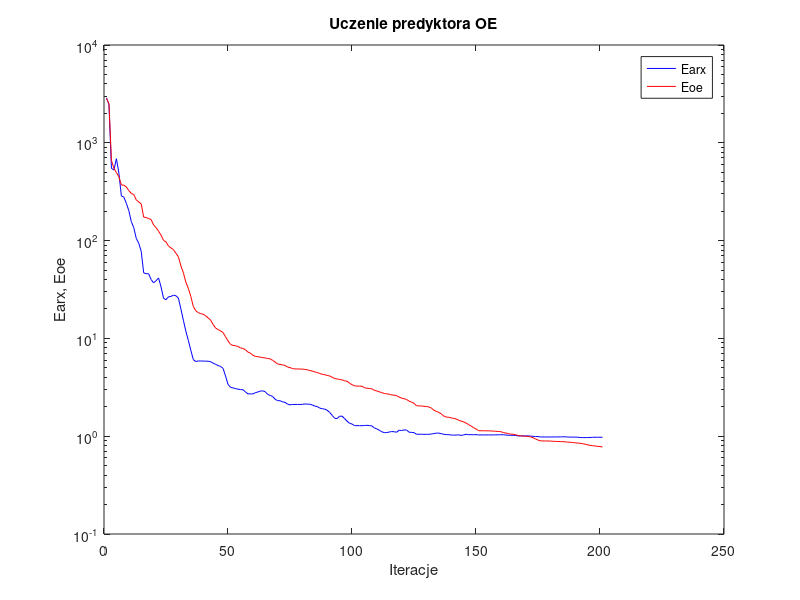
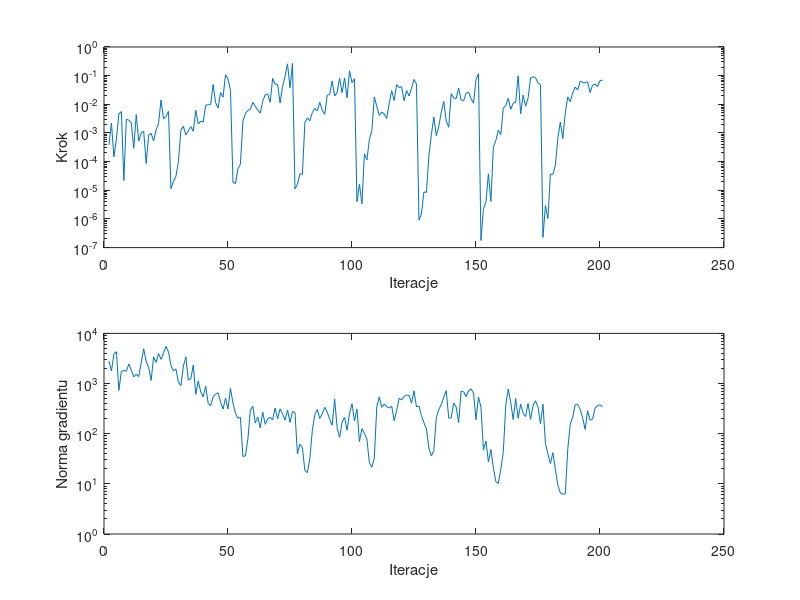

The MATLAB source for these figures, in order:
%uczenie predyktora oe
clear all;
n=0; farx(n+1)=2.884332e+003; foe(n+1)=2.846583e+003; wspucz(n+1)=0.000000e+000; ng(n+1)=0.000000e+000;
%odnowa zmiennej metryki
n=1; farx(n+1)=2.458674e+003; foe(n+1)=2.512784e+003; krok(n+1)=3.870864e-004; ng(n+1)=2.808792e+003;
n=2; farx(n+1)=5.481649e+002; foe(n+1)=6.611944e+002; krok(n+1)=2.223715e-003; ng(n+1)=1.777329e+003;
n=3; farx(n+1)=5.263030e+002; foe(n+1)=5.482958e+002; krok(n+1)=1.463713e-004; ng(n+1)=3.913081e+003;
n=4; farx(n+1)=6.878320e+002; foe(n+1)=4.956461e+002; krok(n+1)=6.089906e-004; ng(n+1)=4.307605e+003;
n=5; farx(n+1)=4.907443e+002; foe(n+1)=4.497457e+002; krok(n+1)=4.587536e-003; ng(n+1)=7.324376e+002;
n=6; farx(n+1)=2.863611e+002; foe(n+1)=3.704027e+002; krok(n+1)=5.557598e-003; ng(n+1)=1.743401e+003;
n=7; farx(n+1)=2.786481e+002; foe(n+1)=3.691990e+002; krok(n+1)=2.201687e-005; ng(n+1)=1.824791e+003;
n=8; farx(n+1)=2.407822e+002; foe(n+1)=3.532650e+002; krok(n+1)=2.973498e-003; ng(n+1)=1.761529e+003;
n=9; farx(n+1)=2.029801e+002; foe(n+1)=3.248939e+002; krok(n+1)=2.804195e-003; ng(n+1)=2.461755e+003;
n=10; farx(n+1)=1.565470e+002; foe(n+1)=3.033645e+002; krok(n+1)=2.237201e-003; ng(n+1)=1.845354e+003;
n=11; farx(n+1)=1.357618e+002; foe(n+1)=2.961253e+002; krok(n+1)=2.915196e-004; ng(n+1)=1.355011e+003;
n=12; farx(n+1)=1.055999e+002; foe(n+1)=2.612682e+002; krok(n+1)=4.372259e-003; ng(n+1)=1.540778e+003;
n=13; farx(n+1)=9.412325e+001; foe(n+1)=2.485252e+002; krok(n+1)=5.188110e-004; ng(n+1)=1.381183e+003;
n=14; farx(n+1)=7.774786e+001; foe(n+1)=2.377186e+002; krok(n+1)=9.977322e-004; ng(n+1)=2.567565e+003;
n=15; farx(n+1)=4.684192e+001; foe(n+1)=1.738149e+002; krok(n+1)=1.161194e-003; ng(n+1)=4.947992e+003;
n=16; farx(n+1)=4.583796e+001; foe(n+1)=1.720652e+002; krok(n+1)=8.570899e-005; ng(n+1)=2.780270e+003;
n=17; farx(n+1)=4.581378e+001; foe(n+1)=1.680910e+002; krok(n+1)=8.375096e-004; ng(n+1)=2.119754e+003;
n=18; farx(n+1)=3.998537e+001; foe(n+1)=1.640820e+002; krok(n+1)=9.641425e-004; ng(n+1)=1.153963e+003;
n=19; farx(n+1)=3.698476e+001; foe(n+1)=1.442239e+002; krok(n+1)=5.251366e-004; ng(n+1)=3.402626e+003;
n=20; farx(n+1)=3.890714e+001; foe(n+1)=1.356625e+002; krok(n+1)=1.291963e-003; ng(n+1)=2.648666e+003;
n=21; farx(n+1)=4.149801e+001; foe(n+1)=1.245465e+002; krok(n+1)=2.145173e-003; ng(n+1)=3.942681e+003;
n=22; farx(n+1)=3.362017e+001; foe(n+1)=1.137274e+002; krok(n+1)=1.417782e-002; ng(n+1)=3.035598e+003;
n=23; farx(n+1)=2.578862e+001; foe(n+1)=1.006586e+002; krok(n+1)=3.096185e-003; ng(n+1)=4.089760e+003;
n=24; farx(n+1)=2.486167e+001; foe(n+1)=9.709270e+001; krok(n+1)=3.762825e-003; ng(n+1)=5.501907e+003;
n=25; farx(n+1)=2.661976e+001; foe(n+1)=8.796688e+001; krok(n+1)=5.711898e-003; ng(n+1)=4.285938e+003;
%odnowa zmiennej metryki
n=26; farx(n+1)=2.686580e+001; foe(n+1)=8.414837e+001; krok(n+1)=1.131276e-005; ng(n+1)=2.293318e+003;
n=27; farx(n+1)=2.768678e+001; foe(n+1)=8.093995e+001; krok(n+1)=2.016710e-005; ng(n+1)=1.778626e+003;
n=28; farx(n+1)=2.730428e+001; foe(n+1)=7.414063e+001; krok(n+1)=3.079431e-005; ng(n+1)=1.968173e+003;
n=29; farx(n+1)=2.579160e+001; foe(n+1)=6.836464e+001; krok(n+1)=9.756692e-005; ng(n+1)=1.059339e+003;
n=30; farx(n+1)=1.998997e+001; foe(n+1)=5.521680e+001; krok(n+1)=1.259664e-003; ng(n+1)=9.080400e+002;
n=31; farx(n+1)=1.536074e+001; foe(n+1)=4.690910e+001; krok(n+1)=1.709568e-003; ng(n+1)=2.224066e+003;
n=32; farx(n+1)=1.185514e+001; foe(n+1)=3.754866e+001; krok(n+1)=8.442236e-004; ng(n+1)=3.396977e+003;
n=33; farx(n+1)=9.556016e+000; foe(n+1)=3.244784e+001; krok(n+1)=1.186919e-003; ng(n+1)=1.175541e+003;
n=34; farx(n+1)=7.571690e+000; foe(n+1)=2.686622e+001; krok(n+1)=1.667309e-003; ng(n+1)=1.243828e+003;
n=35; farx(n+1)=6.082313e+000; foe(n+1)=2.129457e+001; krok(n+1)=1.143304e-003; ng(n+1)=2.327091e+003;
n=36; farx(n+1)=5.801987e+000; foe(n+1)=1.917838e+001; krok(n+1)=6.192369e-003; ng(n+1)=6.102000e+002;
n=37; farx(n+1)=5.880506e+000; foe(n+1)=1.835249e+001; krok(n+1)=2.050616e-003; ng(n+1)=1.127386e+003;
n=38; farx(n+1)=5.874975e+000; foe(n+1)=1.793710e+001; krok(n+1)=2.583925e-003; ng(n+1)=6.842591e+002;
n=39; farx(n+1)=5.865054e+000; foe(n+1)=1.766514e+001; krok(n+1)=2.386470e-003; ng(n+1)=5.455389e+002;
n=40; farx(n+1)=5.850811e+000; foe(n+1)=1.703405e+001; krok(n+1)=9.317111e-003; ng(n+1)=8.862348e+002;
n=41; farx(n+1)=5.844125e+000; foe(n+1)=1.617166e+001; krok(n+1)=9.636858e-003; ng(n+1)=4.027840e+002;
n=42; farx(n+1)=5.775495e+000; foe(n+1)=1.538341e+001; krok(n+1)=9.749342e-003; ng(n+1)=3.606067e+002;
n=43; farx(n+1)=5.588968e+000; foe(n+1)=1.385364e+001; krok(n+1)=4.904612e-002; ng(n+1)=5.470148e+002;
n=44; farx(n+1)=5.423373e+000; foe(n+1)=1.275117e+001; krok(n+1)=1.142218e-002; ng(n+1)=6.185720e+002;
n=45; farx(n+1)=5.284824e+000; foe(n+1)=1.231228e+001; krok(n+1)=7.479896e-003; ng(n+1)=6.544418e+002;
n=46; farx(n+1)=5.168827e+000; foe(n+1)=1.193093e+001; krok(n+1)=2.560682e-002; ng(n+1)=4.252988e+002;
n=47; farx(n+1)=4.941258e+000; foe(n+1)=1.149220e+001; krok(n+1)=1.763378e-002; ng(n+1)=3.104388e+002;
n=48; farx(n+1)=4.132289e+000; foe(n+1)=1.039917e+001; krok(n+1)=1.079418e-001; ng(n+1)=5.114672e+002;
n=49; farx(n+1)=3.393796e+000; foe(n+1)=9.442213e+000; krok(n+1)=7.641651e-002; ng(n+1)=3.112128e+002;
n=50; farx(n+1)=3.159165e+000; foe(n+1)=8.690373e+000; krok(n+1)=3.118548e-002; ng(n+1)=7.990986e+002;
%odnowa zmiennej metryki
n=51; farx(n+1)=3.118873e+000; foe(n+1)=8.481947e+000; krok(n+1)=1.931492e-005; ng(n+1)=4.087351e+002;
n=52; farx(n+1)=3.065457e+000; foe(n+1)=8.413390e+000; krok(n+1)=1.709205e-005; ng(n+1)=2.552984e+002;
n=53; farx(n+1)=3.030119e+000; foe(n+1)=8.268311e+000; krok(n+1)=5.658127e-005; ng(n+1)=2.026793e+002;
n=54; farx(n+1)=2.995829e+000; foe(n+1)=8.004044e+000; krok(n+1)=8.104372e-005; ng(n+1)=2.126984e+002;
n=55; farx(n+1)=2.991114e+000; foe(n+1)=7.891790e+000; krok(n+1)=2.553842e-003; ng(n+1)=3.511698e+001;
n=56; farx(n+1)=2.844753e+000; foe(n+1)=7.678041e+000; krok(n+1)=4.696827e-003; ng(n+1)=3.601074e+001;
n=57; farx(n+1)=2.709734e+000; foe(n+1)=7.254770e+000; krok(n+1)=6.130766e-003; ng(n+1)=7.721245e+001;
n=58; farx(n+1)=2.709820e+000; foe(n+1)=7.082960e+000; krok(n+1)=6.700076e-003; ng(n+1)=2.935614e+002;
n=59; farx(n+1)=2.703252e+000; foe(n+1)=6.742609e+000; krok(n+1)=1.167289e-002; ng(n+1)=3.527751e+002;
n=60; farx(n+1)=2.784658e+000; foe(n+1)=6.553263e+000; krok(n+1)=8.565378e-003; ng(n+1)=1.632428e+002;
n=61; farx(n+1)=2.830633e+000; foe(n+1)=6.500336e+000; krok(n+1)=6.271232e-003; ng(n+1)=2.161253e+002;
n=62; farx(n+1)=2.890172e+000; foe(n+1)=6.435460e+000; krok(n+1)=4.916421e-003; ng(n+1)=1.305939e+002;
n=63; farx(n+1)=2.909820e+000; foe(n+1)=6.358959e+000; krok(n+1)=1.276026e-002; ng(n+1)=2.686226e+002;
n=64; farx(n+1)=2.852319e+000; foe(n+1)=6.315665e+000; krok(n+1)=2.156300e-002; ng(n+1)=1.536923e+002;
n=65; farx(n+1)=2.674544e+000; foe(n+1)=6.226750e+000; krok(n+1)=2.308292e-002; ng(n+1)=1.985894e+002;
n=66; farx(n+1)=2.611346e+000; foe(n+1)=6.186541e+000; krok(n+1)=1.178924e-002; ng(n+1)=2.119193e+002;
n=67; farx(n+1)=2.547448e+000; foe(n+1)=5.961297e+000; krok(n+1)=8.033198e-002; ng(n+1)=1.892821e+002;
n=68; farx(n+1)=2.388034e+000; foe(n+1)=5.733444e+000; krok(n+1)=5.042484e-002; ng(n+1)=3.253506e+002;
n=69; farx(n+1)=2.309529e+000; foe(n+1)=5.462056e+000; krok(n+1)=4.904612e-002; ng(n+1)=1.979684e+002;
n=70; farx(n+1)=2.305343e+000; foe(n+1)=5.432472e+000; krok(n+1)=1.111520e-002; ng(n+1)=3.127798e+002;
n=71; farx(n+1)=2.244625e+000; foe(n+1)=5.356063e+000; krok(n+1)=4.171530e-002; ng(n+1)=2.495148e+002;
n=72; farx(n+1)=2.220343e+000; foe(n+1)=5.287740e+000; krok(n+1)=9.349969e-002; ng(n+1)=1.864331e+002;
n=73; farx(n+1)=2.127196e+000; foe(n+1)=5.095781e+000; krok(n+1)=2.583432e-001; ng(n+1)=2.975842e+002;
n=74; farx(n+1)=2.091546e+000; foe(n+1)=5.034067e+000; krok(n+1)=3.763810e-002; ng(n+1)=1.673313e+002;
n=75; farx(n+1)=2.112280e+000; foe(n+1)=4.914224e+000; krok(n+1)=2.663672e-001; ng(n+1)=2.783955e+002;
%odnowa zmiennej metryki
n=76; farx(n+1)=2.111768e+000; foe(n+1)=4.873160e+000; krok(n+1)=1.113124e-005; ng(n+1)=2.654669e+002;
n=77; farx(n+1)=2.111920e+000; foe(n+1)=4.871133e+000; krok(n+1)=1.621284e-005; ng(n+1)=3.951312e+001;
n=78; farx(n+1)=2.112145e+000; foe(n+1)=4.861101e+000; krok(n+1)=3.764398e-005; ng(n+1)=6.178688e+001;
n=79; farx(n+1)=2.115611e+000; foe(n+1)=4.854436e+000; krok(n+1)=3.574308e-005; ng(n+1)=5.316509e+001;
n=80; farx(n+1)=2.137071e+000; foe(n+1)=4.818508e+000; krok(n+1)=2.293768e-003; ng(n+1)=1.840014e+001;
n=81; farx(n+1)=2.126997e+000; foe(n+1)=4.768201e+000; krok(n+1)=3.364099e-003; ng(n+1)=1.674923e+001;
n=82; farx(n+1)=2.124278e+000; foe(n+1)=4.697813e+000; krok(n+1)=2.660052e-003; ng(n+1)=3.212464e+001;
n=83; farx(n+1)=2.086122e+000; foe(n+1)=4.637549e+000; krok(n+1)=5.167850e-003; ng(n+1)=1.157440e+002;
n=84; farx(n+1)=2.028144e+000; foe(n+1)=4.540721e+000; krok(n+1)=7.137194e-003; ng(n+1)=2.395103e+002;
n=85; farx(n+1)=2.009322e+000; foe(n+1)=4.479808e+000; krok(n+1)=5.915528e-003; ng(n+1)=3.039931e+002;
n=86; farx(n+1)=1.938075e+000; foe(n+1)=4.374254e+000; krok(n+1)=1.181377e-002; ng(n+1)=2.015982e+002;
n=87; farx(n+1)=1.909861e+000; foe(n+1)=4.300090e+000; krok(n+1)=6.256921e-003; ng(n+1)=2.508714e+002;
n=88; farx(n+1)=1.892907e+000; foe(n+1)=4.253214e+000; krok(n+1)=4.464102e-003; ng(n+1)=3.356557e+002;
n=89; farx(n+1)=1.842217e+000; foe(n+1)=4.185428e+000; krok(n+1)=2.097129e-002; ng(n+1)=2.694628e+002;
n=90; farx(n+1)=1.750432e+000; foe(n+1)=4.126450e+000; krok(n+1)=2.191235e-002; ng(n+1)=1.942105e+002;
n=91; farx(n+1)=1.632732e+000; foe(n+1)=4.007301e+000; krok(n+1)=6.563449e-002; ng(n+1)=1.475442e+002;
n=92; farx(n+1)=1.527026e+000; foe(n+1)=3.888139e+000; krok(n+1)=1.945154e-002; ng(n+1)=4.938124e+002;
n=93; farx(n+1)=1.514866e+000; foe(n+1)=3.852041e+000; krok(n+1)=2.592196e-002; ng(n+1)=1.313888e+002;
n=94; farx(n+1)=1.600859e+000; foe(n+1)=3.802559e+000; krok(n+1)=8.097460e-002; ng(n+1)=8.486248e+001;
n=95; farx(n+1)=1.603476e+000; foe(n+1)=3.770906e+000; krok(n+1)=2.539936e-002; ng(n+1)=1.689033e+002;
n=96; farx(n+1)=1.516077e+000; foe(n+1)=3.682877e+000; krok(n+1)=8.260442e-002; ng(n+1)=2.129440e+002;
n=97; farx(n+1)=1.424657e+000; foe(n+1)=3.645993e+000; krok(n+1)=1.669364e-002; ng(n+1)=1.169405e+002;
n=98; farx(n+1)=1.356172e+000; foe(n+1)=3.488838e+000; krok(n+1)=1.479948e-001; ng(n+1)=2.551286e+002;
n=99; farx(n+1)=1.331957e+000; foe(n+1)=3.364359e+000; krok(n+1)=5.694364e-002; ng(n+1)=3.939687e+002;
n=100; farx(n+1)=1.284154e+000; foe(n+1)=3.274223e+000; krok(n+1)=7.746648e-002; ng(n+1)=1.797982e+002;
%odnowa zmiennej metryki
n=101; farx(n+1)=1.281449e+000; foe(n+1)=3.252268e+000; krok(n+1)=4.005108e-006; ng(n+1)=3.091491e+002;
n=102; farx(n+1)=1.280511e+000; foe(n+1)=3.247109e+000; krok(n+1)=1.608814e-005; ng(n+1)=6.975870e+001;
n=103; farx(n+1)=1.280323e+000; foe(n+1)=3.243251e+000; krok(n+1)=3.399386e-006; ng(n+1)=1.261639e+002;
n=104; farx(n+1)=1.287198e+000; foe(n+1)=3.134112e+000; krok(n+1)=1.874926e-004; ng(n+1)=1.014601e+002;
n=105; farx(n+1)=1.292231e+000; foe(n+1)=3.092550e+000; krok(n+1)=1.131625e-004; ng(n+1)=7.828628e+001;
n=106; farx(n+1)=1.284633e+000; foe(n+1)=3.072306e+000; krok(n+1)=5.854853e-004; ng(n+1)=2.635892e+001;
n=107; farx(n+1)=1.275784e+000; foe(n+1)=3.053032e+000; krok(n+1)=1.197019e-003; ng(n+1)=2.141535e+001;
n=108; farx(n+1)=1.216000e+000; foe(n+1)=2.945299e+000; krok(n+1)=1.799502e-002; ng(n+1)=3.276640e+001;
n=109; farx(n+1)=1.188026e+000; foe(n+1)=2.902651e+000; krok(n+1)=8.471180e-003; ng(n+1)=3.483682e+002;
n=110; farx(n+1)=1.150927e+000; foe(n+1)=2.843158e+000; krok(n+1)=4.090464e-003; ng(n+1)=5.420883e+002;
n=111; farx(n+1)=1.110809e+000; foe(n+1)=2.792545e+000; krok(n+1)=5.381741e-003; ng(n+1)=3.359891e+002;
n=112; farx(n+1)=1.088296e+000; foe(n+1)=2.732643e+000; krok(n+1)=4.563662e-003; ng(n+1)=3.923253e+002;
n=113; farx(n+1)=1.088506e+000; foe(n+1)=2.713540e+000; krok(n+1)=3.200455e-003; ng(n+1)=3.444291e+002;
n=114; farx(n+1)=1.103089e+000; foe(n+1)=2.687009e+000; krok(n+1)=1.080437e-002; ng(n+1)=3.260390e+002;
n=115; farx(n+1)=1.116169e+000; foe(n+1)=2.638208e+000; krok(n+1)=2.991958e-002; ng(n+1)=3.558042e+002;
n=116; farx(n+1)=1.110562e+000; foe(n+1)=2.629672e+000; krok(n+1)=1.352965e-002; ng(n+1)=1.819821e+002;
n=117; farx(n+1)=1.097613e+000; foe(n+1)=2.599793e+000; krok(n+1)=4.836969e-002; ng(n+1)=2.904351e+002;
n=118; farx(n+1)=1.151897e+000; foe(n+1)=2.514290e+000; krok(n+1)=3.871130e-002; ng(n+1)=5.079644e+002;
n=119; farx(n+1)=1.143821e+000; foe(n+1)=2.450808e+000; krok(n+1)=4.134280e-002; ng(n+1)=4.696235e+002;
n=120; farx(n+1)=1.158571e+000; foe(n+1)=2.418065e+000; krok(n+1)=1.333847e-002; ng(n+1)=5.532401e+002;
n=121; farx(n+1)=1.156889e+000; foe(n+1)=2.372824e+000; krok(n+1)=3.034189e-002; ng(n+1)=5.880436e+002;
n=122; farx(n+1)=1.099128e+000; foe(n+1)=2.285950e+000; krok(n+1)=1.966568e-002; ng(n+1)=5.811039e+002;
n=123; farx(n+1)=1.093505e+000; foe(n+1)=2.230692e+000; krok(n+1)=3.620221e-002; ng(n+1)=4.055545e+002;
n=124; farx(n+1)=1.088305e+000; foe(n+1)=2.170313e+000; krok(n+1)=7.377901e-002; ng(n+1)=7.154358e+002;
n=125; farx(n+1)=1.047064e+000; foe(n+1)=2.049684e+000; krok(n+1)=5.082412e-002; ng(n+1)=3.426069e+002;
%odnowa zmiennej metryki
n=126; farx(n+1)=1.047219e+000; foe(n+1)=2.041542e+000; krok(n+1)=9.153862e-007; ng(n+1)=3.576541e+002;
n=127; farx(n+1)=1.047093e+000; foe(n+1)=2.036496e+000; krok(n+1)=1.474552e-006; ng(n+1)=2.305227e+002;
n=128; farx(n+1)=1.045714e+000; foe(n+1)=2.021383e+000; krok(n+1)=8.739066e-006; ng(n+1)=1.658783e+002;
n=129; farx(n+1)=1.045504e+000; foe(n+1)=2.012623e+000; krok(n+1)=8.423638e-006; ng(n+1)=1.253784e+002;
n=130; farx(n+1)=1.045778e+000; foe(n+1)=1.990368e+000; krok(n+1)=1.568984e-004; ng(n+1)=5.168766e+001;
n=131; farx(n+1)=1.052555e+000; foe(n+1)=1.940867e+000; krok(n+1)=8.786586e-004; ng(n+1)=3.611509e+001;
n=132; farx(n+1)=1.063195e+000; foe(n+1)=1.848239e+000; krok(n+1)=3.572423e-003; ng(n+1)=4.626520e+001;
n=133; farx(n+1)=1.075187e+000; foe(n+1)=1.793221e+000; krok(n+1)=8.031637e-004; ng(n+1)=2.094658e+002;
n=134; farx(n+1)=1.076404e+000; foe(n+1)=1.751642e+000; krok(n+1)=1.713251e-003; ng(n+1)=3.013964e+002;
n=135; farx(n+1)=1.060367e+000; foe(n+1)=1.693114e+000; krok(n+1)=5.400718e-003; ng(n+1)=3.826139e+002;
n=136; farx(n+1)=1.047423e+000; foe(n+1)=1.607633e+000; krok(n+1)=1.262969e-002; ng(n+1)=5.360514e+002;
n=137; farx(n+1)=1.038072e+000; foe(n+1)=1.568578e+000; krok(n+1)=2.604174e-003; ng(n+1)=7.216144e+002;
n=138; farx(n+1)=1.036737e+000; foe(n+1)=1.562258e+000; krok(n+1)=1.587460e-003; ng(n+1)=2.041170e+002;
n=139; farx(n+1)=1.027146e+000; foe(n+1)=1.539705e+000; krok(n+1)=2.378377e-002; ng(n+1)=2.058652e+002;
n=140; farx(n+1)=1.026794e+000; foe(n+1)=1.518942e+000; krok(n+1)=1.642672e-002; ng(n+1)=4.101625e+002;
n=141; farx(n+1)=1.026563e+000; foe(n+1)=1.502543e+000; krok(n+1)=1.586441e-002; ng(n+1)=3.407825e+002;
n=142; farx(n+1)=1.033448e+000; foe(n+1)=1.455767e+000; krok(n+1)=3.688951e-002; ng(n+1)=1.660556e+002;
n=143; farx(n+1)=1.019227e+000; foe(n+1)=1.427542e+000; krok(n+1)=1.423801e-002; ng(n+1)=7.016969e+002;
n=144; farx(n+1)=1.030905e+000; foe(n+1)=1.403575e+000; krok(n+1)=1.321526e-002; ng(n+1)=6.860564e+002;
n=145; farx(n+1)=1.045982e+000; foe(n+1)=1.361306e+000; krok(n+1)=2.399905e-002; ng(n+1)=5.489948e+002;
n=146; farx(n+1)=1.036178e+000; foe(n+1)=1.315724e+000; krok(n+1)=2.674687e-002; ng(n+1)=7.129261e+002;
n=147; farx(n+1)=1.036808e+000; foe(n+1)=1.271352e+000; krok(n+1)=1.576669e-002; ng(n+1)=7.840511e+002;
n=148; farx(n+1)=1.034653e+000; foe(n+1)=1.224000e+000; krok(n+1)=1.097075e-002; ng(n+1)=6.458782e+002;
n=149; farx(n+1)=1.037865e+000; foe(n+1)=1.186106e+000; krok(n+1)=7.165516e-002; ng(n+1)=1.896416e+002;
n=150; farx(n+1)=1.030706e+000; foe(n+1)=1.138680e+000; krok(n+1)=1.171506e-001; ng(n+1)=5.387531e+002;
%odnowa zmiennej metryki
n=151; farx(n+1)=1.030712e+000; foe(n+1)=1.137083e+000; krok(n+1)=1.767783e-007; ng(n+1)=3.395853e+002;
n=152; farx(n+1)=1.030710e+000; foe(n+1)=1.136670e+000; krok(n+1)=2.303843e-006; ng(n+1)=4.700166e+001;
n=153; farx(n+1)=1.030753e+000; foe(n+1)=1.135491e+000; krok(n+1)=3.816291e-006; ng(n+1)=7.138216e+001;
n=154; farx(n+1)=1.030778e+000; foe(n+1)=1.133896e+000; krok(n+1)=3.746225e-005; ng(n+1)=2.742553e+001;
n=155; farx(n+1)=1.030821e+000; foe(n+1)=1.133302e+000; krok(n+1)=4.076798e-006; ng(n+1)=4.835949e+001;
n=156; farx(n+1)=1.031127e+000; foe(n+1)=1.125945e+000; krok(n+1)=3.164277e-004; ng(n+1)=2.092311e+001;
n=157; farx(n+1)=1.032255e+000; foe(n+1)=1.123014e+000; krok(n+1)=5.524716e-004; ng(n+1)=1.098273e+001;
n=158; farx(n+1)=1.034003e+000; foe(n+1)=1.117346e+000; krok(n+1)=1.259039e-003; ng(n+1)=1.019122e+001;
n=159; farx(n+1)=1.035505e+000; foe(n+1)=1.113440e+000; krok(n+1)=8.786586e-004; ng(n+1)=1.948150e+001;
n=160; farx(n+1)=1.034747e+000; foe(n+1)=1.088904e+000; krok(n+1)=7.321912e-003; ng(n+1)=4.284994e+001;
n=161; farx(n+1)=1.027729e+000; foe(n+1)=1.079149e+000; krok(n+1)=9.045235e-003; ng(n+1)=3.734309e+002;
n=162; farx(n+1)=1.022329e+000; foe(n+1)=1.062518e+000; krok(n+1)=1.619829e-002; ng(n+1)=7.760261e+002;
n=163; farx(n+1)=1.020007e+000; foe(n+1)=1.050913e+000; krok(n+1)=6.669234e-003; ng(n+1)=4.202506e+002;
n=164; farx(n+1)=1.021238e+000; foe(n+1)=1.046112e+000; krok(n+1)=1.097075e-002; ng(n+1)=1.915495e+002;
n=165; farx(n+1)=1.017079e+000; foe(n+1)=1.037692e+000; krok(n+1)=1.199953e-002; ng(n+1)=5.040333e+002;
n=166; farx(n+1)=1.007150e+000; foe(n+1)=1.012876e+000; krok(n+1)=9.907791e-002; ng(n+1)=2.029757e+002;
n=167; farx(n+1)=1.007281e+000; foe(n+1)=1.008853e+000; krok(n+1)=4.629191e-003; ng(n+1)=3.876270e+002;
n=168; farx(n+1)=1.005233e+000; foe(n+1)=1.003517e+000; krok(n+1)=2.085765e-002; ng(n+1)=2.550495e+002;
n=169; farx(n+1)=1.008808e+000; foe(n+1)=9.988408e-001; krok(n+1)=8.648560e-003; ng(n+1)=2.196551e+002;
n=170; farx(n+1)=1.007021e+000; foe(n+1)=9.935633e-001; krok(n+1)=1.631060e-002; ng(n+1)=4.016656e+002;
n=171; farx(n+1)=1.002166e+000; foe(n+1)=9.842475e-001; krok(n+1)=8.343059e-002; ng(n+1)=1.923418e+002;
n=172; farx(n+1)=9.965625e-001; foe(n+1)=9.640211e-001; krok(n+1)=9.120186e-002; ng(n+1)=3.669454e+002;
n=173; farx(n+1)=9.924801e-001; foe(n+1)=9.375400e-001; krok(n+1)=8.512166e-002; ng(n+1)=4.536095e+002;
n=174; farx(n+1)=9.922476e-001; foe(n+1)=9.130733e-001; krok(n+1)=5.514490e-002; ng(n+1)=3.382554e+002;
n=175; farx(n+1)=9.819330e-001; foe(n+1)=8.973211e-001; krok(n+1)=4.799811e-002; ng(n+1)=1.577888e+002;
%odnowa zmiennej metryki
n=176; farx(n+1)=9.819404e-001; foe(n+1)=8.941059e-001; krok(n+1)=2.270447e-007; ng(n+1)=3.880973e+002;
n=177; farx(n+1)=9.818967e-001; foe(n+1)=8.933907e-001; krok(n+1)=2.938190e-006; ng(n+1)=6.359976e+001;
n=178; farx(n+1)=9.818957e-001; foe(n+1)=8.932894e-001; krok(n+1)=1.028336e-006; ng(n+1)=3.892356e+001;
n=179; farx(n+1)=9.818645e-001; foe(n+1)=8.917804e-001; krok(n+1)=3.700724e-005; ng(n+1)=2.533573e+001;
n=180; farx(n+1)=9.818569e-001; foe(n+1)=8.873126e-001; krok(n+1)=3.583315e-005; ng(n+1)=4.205473e+001;
n=181; farx(n+1)=9.819186e-001; foe(n+1)=8.857483e-001; krok(n+1)=7.447980e-005; ng(n+1)=1.956588e+001;
n=182; farx(n+1)=9.833658e-001; foe(n+1)=8.830773e-001; krok(n+1)=6.603743e-004; ng(n+1)=9.472231e+000;
n=183; farx(n+1)=9.846727e-001; foe(n+1)=8.812769e-001; krok(n+1)=2.419456e-003; ng(n+1)=6.604506e+000;
n=184; farx(n+1)=9.851687e-001; foe(n+1)=8.802580e-001; krok(n+1)=6.369581e-004; ng(n+1)=6.218168e+000;
n=185; farx(n+1)=9.867563e-001; foe(n+1)=8.753153e-001; krok(n+1)=4.974973e-003; ng(n+1)=6.316389e+000;
n=186; farx(n+1)=9.790182e-001; foe(n+1)=8.701642e-001; krok(n+1)=1.816570e-002; ng(n+1)=4.905125e+001;
n=187; farx(n+1)=9.801209e-001; foe(n+1)=8.661813e-001; krok(n+1)=1.238677e-002; ng(n+1)=1.546972e+002;
n=188; farx(n+1)=9.779197e-001; foe(n+1)=8.628636e-001; krok(n+1)=2.502768e-002; ng(n+1)=2.146541e+002;
n=189; farx(n+1)=9.778972e-001; foe(n+1)=8.552644e-001; krok(n+1)=3.979978e-002; ng(n+1)=3.788408e+002;
n=190; farx(n+1)=9.768496e-001; foe(n+1)=8.515098e-001; krok(n+1)=3.172714e-002; ng(n+1)=3.854856e+002;
n=191; farx(n+1)=9.693366e-001; foe(n+1)=8.457981e-001; krok(n+1)=6.423218e-002; ng(n+1)=3.043206e+002;
n=192; farx(n+1)=9.676572e-001; foe(n+1)=8.380699e-001; krok(n+1)=5.753289e-002; ng(n+1)=2.074461e+002;
n=193; farx(n+1)=9.682985e-001; foe(n+1)=8.290616e-001; krok(n+1)=5.576530e-002; ng(n+1)=1.218591e+002;
n=194; farx(n+1)=9.683571e-001; foe(n+1)=8.167927e-001; krok(n+1)=6.153853e-002; ng(n+1)=2.877817e+002;
n=195; farx(n+1)=9.709821e-001; foe(n+1)=8.071510e-001; krok(n+1)=2.556212e-002; ng(n+1)=1.860760e+002;
n=196; farx(n+1)=9.738961e-001; foe(n+1)=8.002303e-001; krok(n+1)=4.655230e-002; ng(n+1)=1.947882e+002;
n=197; farx(n+1)=9.751613e-001; foe(n+1)=7.945884e-001; krok(n+1)=5.042484e-002; ng(n+1)=3.217965e+002;
n=198; farx(n+1)=9.762214e-001; foe(n+1)=7.886268e-001; krok(n+1)=4.215364e-002; ng(n+1)=3.683244e+002;
n=199; farx(n+1)=9.755894e-001; foe(n+1)=7.838602e-001; krok(n+1)=6.722782e-002; ng(n+1)=3.738317e+002;
n=200; farx(n+1)=9.742851e-001; foe(n+1)=7.752367e-001; krok(n+1)=6.964181e-002; ng(n+1)=3.479041e+002;

figure; semilogy(farx,'b'); hold on; semilogy(foe,'r'); xlabel('Iteracje'); ylabel('Earx, Eoe'); legend('Earx','Eoe'); title('Uczenie predyktora OE');
figure; subplot(2,1,1); semilogy(krok); xlabel('Iteracje'); ylabel('Krok');
subplot(2,1,2); semilogy(ng); xlabel('Iteracje'); ylabel('Norma gradientu');
Earx=farx(n+1)
Eoe=foe(n+1)
